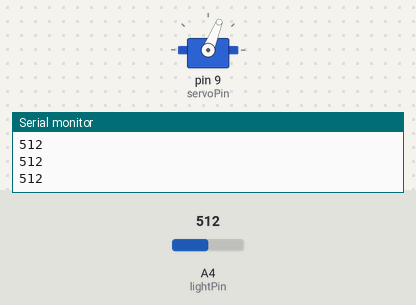
This sketch was run on a simulated Arduino Uno, built with avr-gcc and run on an emulated ATmega328P. Parts: servo, the last lines printed to the serial monitor. Inputs (shaded band) come from the test bench; at power-on: A4 (lightPin) = 512.

Above: at 1.2 s.
1.3 s: A4 (lightPin) set to 716
At 2.4 s:
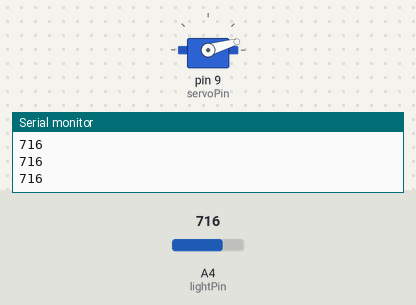
3.0 s: A4 (lightPin) set to 306
At 3.7 s:
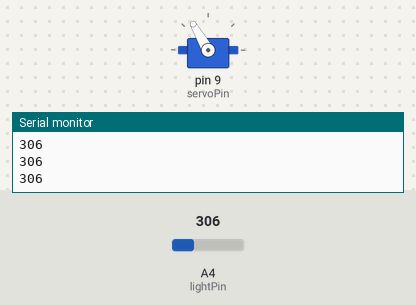
4.5 s: A4 (lightPin) set to 122
At 4.9 s:
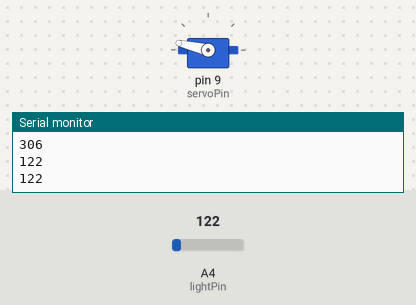
6.0 s: A4 (lightPin) set to 0
At 7.2 s:
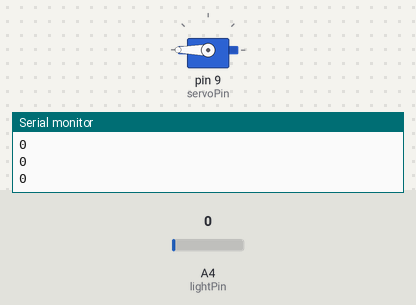
7.5 s: A4 (lightPin) set to 511
At 8.5 s:
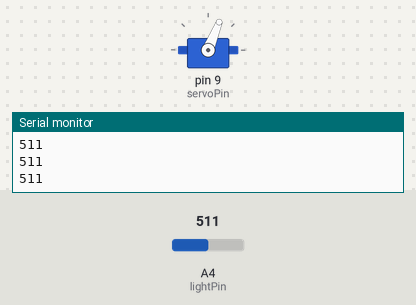
Timing chart, 0 to 10.0 s (numbered marks = the images above; inputs shaded):
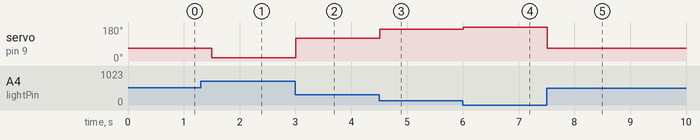

The sketch:

sketch_jul28a.ino
```cpp
#include <Servo.h>

int lightVal;
int lightPin = A4;
int servoPin = 9;
int servoPos = 0;
int dt = 250;
Servo myservo;

void setup()
{
    // put your setup code here, to run once:
    Serial.begin(9600);
    // Servo Red for power, brown for ground, orange for control
    pinMode(servoPin, OUTPUT);
    myservo.attach(servoPin);
    pinMode(lightPin, INPUT);
}

void loop()
{
    // put your main code here, to run repeatedly:
    lightVal = analogRead(lightPin);
    Serial.println(lightVal);
    // linear for angle 0-180 degree to lightVal
    servoPos = (-16. / 63.) * lightVal + 16. * 780. / 63.;
    myservo.write(servoPos);

    delay(dt);
}
```

Measured:
- after the input at 1.3 s, servo on pin 9 (servoPin): 68° → 16° after 0.20 s
- after the input at 3.0 s, servo on pin 9 (servoPin): 16° → 120° at once
- after the input at 4.5 s, servo on pin 9 (servoPin): 120° → 167° at once
- after the input at 6.0 s, servo on pin 9 (servoPin): 167° → 180° at once
- after the input at 7.5 s, servo on pin 9 (servoPin): 180° → 68° at once
